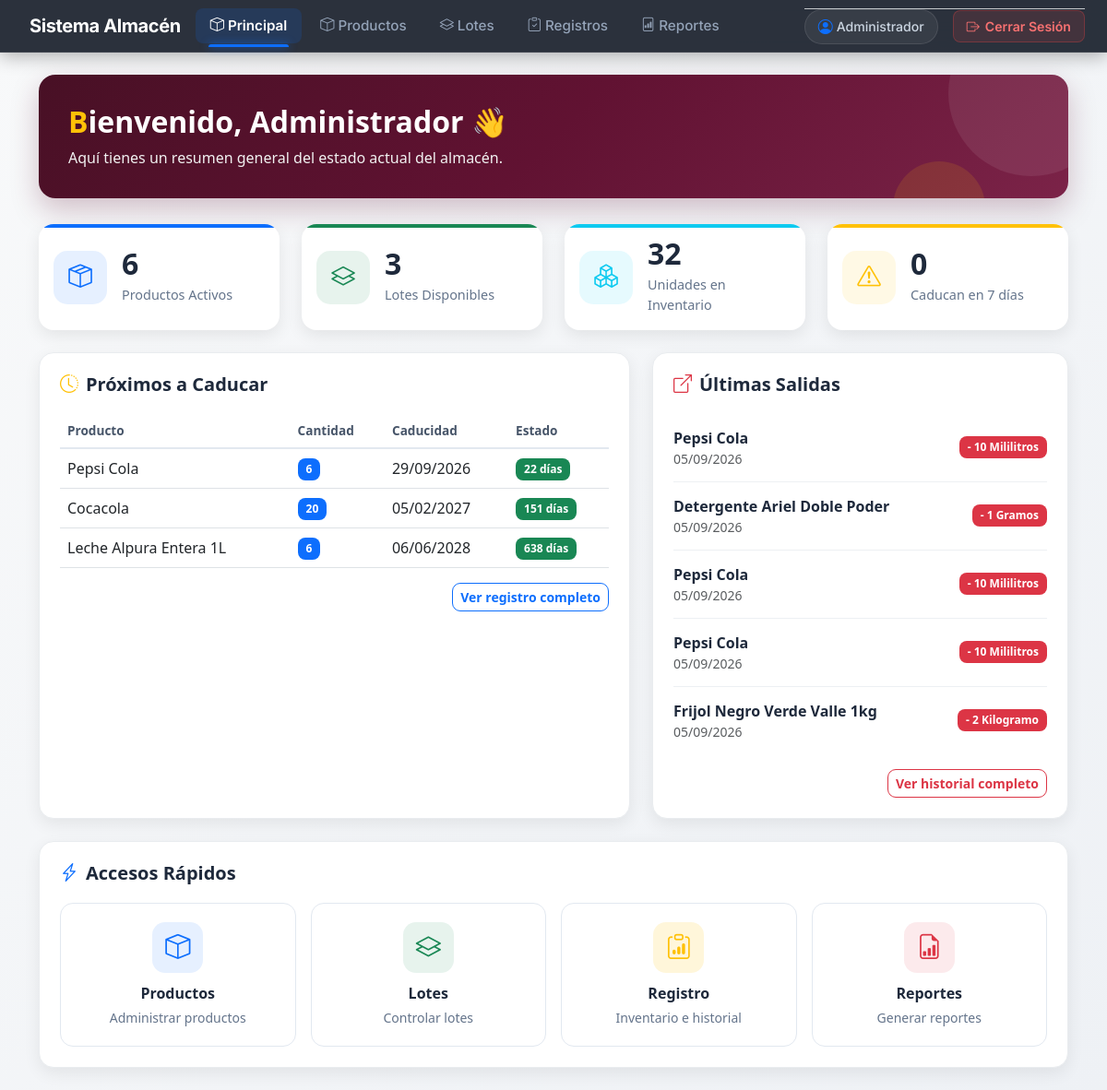
The page /index.php (signed in) on the database its author committed.
### tables this page shows
CREATE TABLE `lotes` (
  `id_lote` int NOT NULL,
  `producto_id` int DEFAULT NULL,
  `proveedor_id` int DEFAULT NULL,
  `fecha_entrada` date DEFAULT NULL,
  `fecha_caducidad` date DEFAULT NULL,
  `cantidad` int NOT NULL DEFAULT '1',
  `fecha_salida` date DEFAULT NULL,
  `estado` tinyint(1) NOT NULL DEFAULT '1'
);

CREATE TABLE `productos` (
  `id_producto` int NOT NULL,
  `nombre_comercial` varchar(100) NOT NULL,
  `nombre_comun` varchar(100) DEFAULT NULL,
  `presentacion` decimal(10,2) DEFAULT NULL,
  `unidad_id` int DEFAULT NULL,
  `categoria_producto` varchar(100) DEFAULT NULL,
  `estado` tinyint(1) NOT NULL DEFAULT '1'
);

CREATE TABLE `salidas` (
  `id_salida` int NOT NULL,
  `producto_id` int NOT NULL,
  `cantidad_usada` int NOT NULL,
  `fecha_salida` date NOT NULL
);

CREATE TABLE `unidad_medida` (
  `id_unidad` int NOT NULL,
  `nombre_unidad` varchar(20) NOT NULL,
  `abreviatura` varchar(20) NOT NULL,
  `estado` tinyint(1) NOT NULL DEFAULT '1'
);

### index.php (the view, shortened to what the rows shown need)
<?php
include("common/conexion.php");
$proximos_caducar = $conn->query("
    SELECT
        l.id_lote,
        p.nombre_comercial,
        l.cantidad,
        l.fecha_caducidad,
        DATEDIFF(
            l.fecha_caducidad,
            CURDATE()
        ) AS dias_restantes
    FROM lotes l
    LEFT JOIN productos p
        ON l.producto_id =
        p.id_producto
    WHERE l.estado = 1
    AND l.fecha_salida IS NULL
    AND l.cantidad > 0
    AND l.fecha_caducidad IS NOT NULL
    AND l.fecha_caducidad >= CURDATE()
    ORDER BY
        l.fecha_caducidad ASC
    LIMIT 5
");
$ultimas_salidas = $conn->query("
    SELECT
        s.id_salida,
        p.nombre_comercial,
        s.cantidad_usada,
        s.fecha_salida,
        u.nombre_unidad
    FROM salidas s
    LEFT JOIN productos p
        ON s.producto_id =
        p.id_producto
    LEFT JOIN unidad_medida u
        ON p.unidad_id =
        u.id_unidad
    ORDER BY
        s.fecha_salida DESC,
        s.id_salida DESC
    LIMIT 5
");
?>
<!DOCTYPE html>
<html lang="es">
<head>
    <link
    rel="stylesheet"
    href="css/bootstrap.min.css"
    >
    <link
        rel="stylesheet"
        href="css/bootstrap-icons.css"
    >
    <link
        rel="stylesheet"
        href="css/index.css?v=2"
    >
    <link
        rel="stylesheet"
        href="css/index.css"
    >
</head>
<body>
<div class="container py-4">
    <div class="dashboard-bienvenida">
        <h2>
            Bienvenido,
            <?= htmlspecialchars(
                $_SESSION['nombre']
                ?? $_SESSION['usuario']
            ) ?>
            👋
        </h2>
    </div>
    <div class="row g-4 mb-4">
        <div class="col-lg-7">
            <div class="dashboard-card">
                <div
                    class="table-responsive"
                >
                    <table
                        class="table table-hover align-middle mb-0"
                    >
                        <thead>
                            <tr>
                                <th>
                                    Producto
                                </th>
                                <th>
                                    Cantidad
                                </th>
                                <th>
                                    Caducidad
                                </th>
                                <th>
                                    Estado
                                </th>
                            </tr>
                        </thead>
                        <tbody>
                        <?php if (
                            $proximos_caducar
                            &&
                            $proximos_caducar->num_rows > 0
                        ): ?>
                            <?php while (
                                $lote =
                                $proximos_caducar->fetch_assoc()
                            ): ?>
                                <?php
                                $dias =
                                    intval(
                                        $lote[
                                            'dias_restantes'
                                        ]
                                    );
                                ?>
                                <tr>
                                    <td>
                                        <?= htmlspecialchars(
                                            $lote[
                                                'nombre_comercial'
                                            ]
                                            ?? '-'
                                        ) ?>
                                    </td>
                                    <td>
                                        <span
                                            class="badge bg-primary"
                                        >
                                            <?= htmlspecialchars(
                                                $lote[
                                                    'cantidad'
                                                ]
                                            ) ?>
                                        </span>
                                    </td>
                                    <td>
                                        <?= date(
                                            'd/m/Y',
                                            strtotime(
                                                $lote[
                                                    'fecha_caducidad'
                                                ]
                                            )
                                        ) ?>
                                    </td>
                                    <td>
                                        <span
                                            class="badge
                                            <?= $dias <= 7
                                                ? 'bg-warning text-dark'
                                                : 'bg-success'
                                            ?>"
                                        >
                                            <?= $dias ?>
                                            días
                                        </span>
                                    </td>
                                </tr>
                            <?php endwhile; ?>
                        <?php endif; ?>
                        </tbody>
                    </table>
                </div>
            </div>
        </div>
        <div class="col-lg-5">
            <div class="dashboard-card">
                <?php if (
                    $ultimas_salidas
                    &&
                    $ultimas_salidas->num_rows > 0
                ): ?>
                    <div
                        class="list-group list-group-flush"
                    >
                    <?php while (
                        $salida =
                        $ultimas_salidas->fetch_assoc()
                    ): ?>
                        <div
                            class="list-group-item px-0"
                        >
                            <div
                                class="d-flex justify-content-between align-items-center"
                            >
                                <div>
                                    <strong>
                                        <?= htmlspecialchars(
                                            $salida[
                                                'nombre_comercial'
                                            ]
                                            ?? '-'
                                        ) ?>
                                    </strong>
                                    <div
                                        class="small text-muted"
                                    >
                                        <?= !empty(
                                            $salida[
                                                'fecha_salida'
                                            ]
                                        )
                                            ? date(
                                                'd/m/Y',
                                                strtotime(
                                                    $salida[
                                                        'fecha_salida'
                                                    ]
                                                )
                                            )
                                            : '-'
                                        ?>
                                    </div>
                                </div>
                                <span
                                    class="badge bg-danger"
                                >
                                    -
                                    <?= htmlspecialchars(
                                        $salida[
                                            'cantidad_usada'
                                        ]
                                    ) ?>
                                    <?= htmlspecialchars(
                                        $salida[
                                            'nombre_unidad'
                                        ]
                                        ?? ''
                                    ) ?>
                                </span>
                            </div>
                        </div>
                    <?php endwhile; ?>
                    </div>
                <?php endif; ?>
            </div>
        </div>
    </div>
</div>
</body>
</html>

### rows shown on the page
lotes: producto.nombre_comercial "Pepsi Cola", cantidad "6", fecha_caducidad "29/09/2026", dias "22"
lotes: producto.nombre_comercial "Cocacola", cantidad "20", fecha_caducidad "05/02/2027", dias "151"
lotes: producto.nombre_comercial "Leche Alpura Entera 1L", cantidad "6", fecha_caducidad "06/06/2028", dias "638"
salidas: producto.nombre_comercial "Pepsi Cola", fecha_salida "05/09/2026", cantidad_usada "10", unidad_medida.nombre_unidad "Mililitros"
salidas: producto.nombre_comercial "Detergente Ariel Doble Poder", fecha_salida "05/09/2026", cantidad_usada "1", unidad_medida.nombre_unidad "Gramos"
salidas: producto.nombre_comercial "Pepsi Cola", fecha_salida "05/09/2026", cantidad_usada "10", unidad_medida.nombre_unidad "Mililitros"
salidas: producto.nombre_comercial "Pepsi Cola", fecha_salida "05/09/2026", cantidad_usada "10", unidad_medida.nombre_unidad "Mililitros"
salidas: producto.nombre_comercial "Frijol Negro Verde Valle 1kg", fecha_salida "05/09/2026", cantidad_usada "2", unidad_medida.nombre_unidad "Kilogramo"

### other values the page prints
$_SESSION['nombre'] "Administrador"
$total_productos "6"
$total_lotes "3"
$total_cantidad "32"
$caducando "0"
